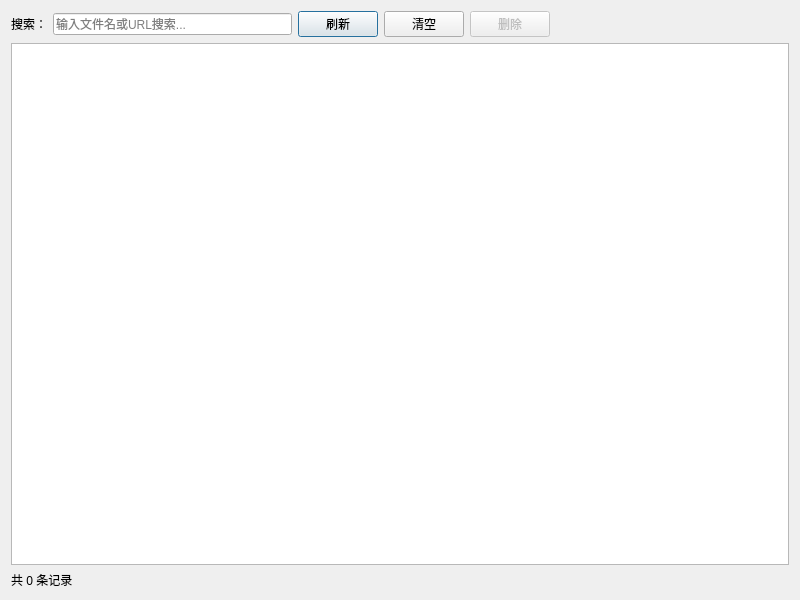
<?xml version="1.0" encoding="UTF-8"?>
<ui version="4.0">
 <class>HistoryDialog</class>
 <widget class="QDialog" name="HistoryDialog">
  <property name="geometry">
   <rect>
    <x>0</x>
    <y>0</y>
    <width>800</width>
    <height>600</height>
   </rect>
  </property>
  <property name="windowTitle">
   <string>下载历史记录</string>
  </property>
  <layout class="QVBoxLayout" name="verticalLayout">
   <item>
    <layout class="QHBoxLayout" name="searchLayout">
     <item>
      <widget class="QLabel" name="searchLabel">
       <property name="text">
        <string>搜索：</string>
       </property>
      </widget>
     </item>
     <item>
      <widget class="QLineEdit" name="searchLineEdit">
       <property name="placeholderText">
        <string>输入文件名或URL搜索...</string>
       </property>
      </widget>
     </item>
     <item>
      <widget class="QPushButton" name="refreshButton">
       <property name="text">
        <string>刷新</string>
       </property>
      </widget>
     </item>
     <item>
      <widget class="QPushButton" name="clearButton">
       <property name="text">
        <string>清空</string>
       </property>
      </widget>
     </item>
     <item>
      <widget class="QPushButton" name="deleteButton">
       <property name="text">
        <string>删除</string>
       </property>
       <property name="enabled">
        <bool>false</bool>
       </property>
      </widget>
     </item>
     <item>
      <spacer name="horizontalSpacer">
       <property name="orientation">
        <enum>Qt::Horizontal</enum>
       </property>
       <property name="sizeHint" stdset="0">
        <size>
         <width>40</width>
         <height>20</height>
        </size>
       </property>
      </spacer>
     </item>
    </layout>
   </item>
   <item>
    <widget class="QTableWidget" name="tableWidget">
     <property name="alternatingRowColors">
      <bool>true</bool>
     </property>
     <property name="selectionMode">
      <enum>QAbstractItemView::SingleSelection</enum>
     </property>
     <property name="selectionBehavior">
      <enum>QAbstractItemView::SelectRows</enum>
     </property>
     <property name="showGrid">
      <bool>true</bool>
     </property>
     <property name="gridStyle">
      <enum>Qt::SolidLine</enum>
     </property>
    </widget>
   </item>
   <item>
    <widget class="QLabel" name="statusLabel">
     <property name="text">
      <string>共 0 条记录</string>
     </property>
    </widget>
   </item>
  </layout>
 </widget>
 <resources/>
 <connections/>
</ui>
